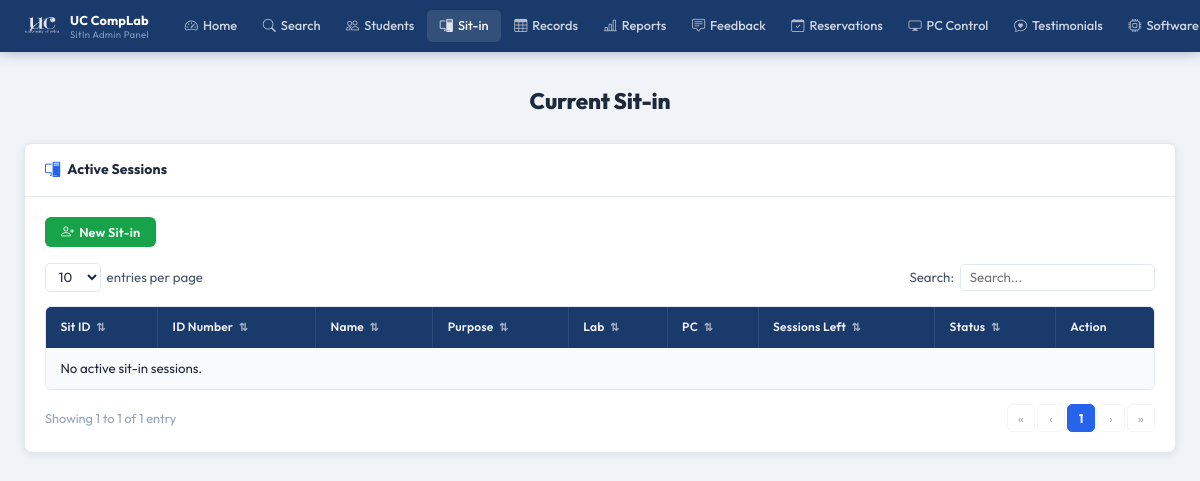
Page /pages/admin/sitin.php (signed in) on the earlier database version.
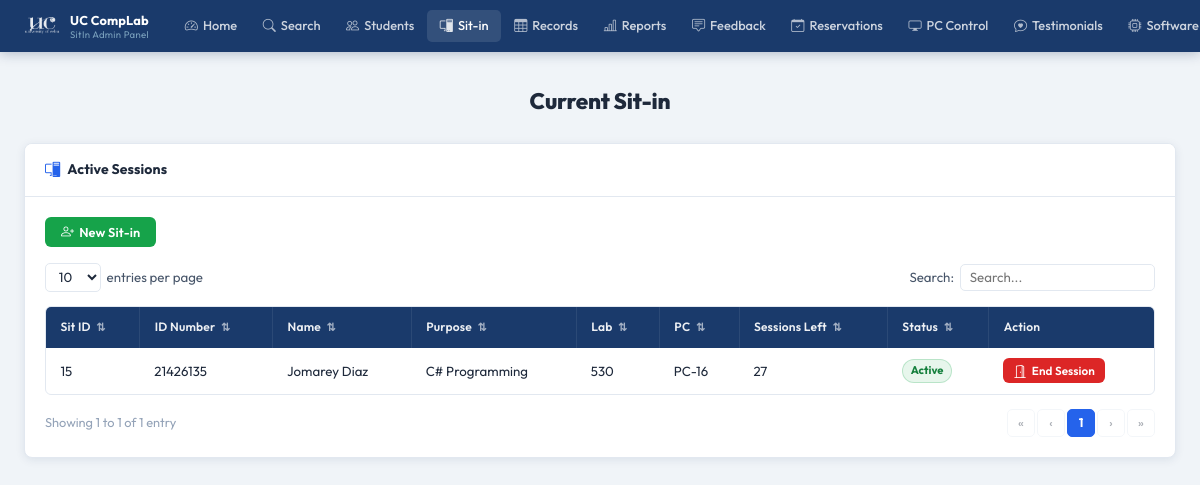
Same page on the later database version.
### tables this page shows
CREATE TABLE sit_in_logs (
            id          INTEGER PRIMARY KEY AUTOINCREMENT,
            user_id     INTEGER NOT NULL,
            lab_room    TEXT    NOT NULL,
            purpose     TEXT,
            status      TEXT    DEFAULT 'active',
            login_time  DATETIME DEFAULT CURRENT_TIMESTAMP,
            logout_time DATETIME, pc_number INTEGER,
            FOREIGN KEY (user_id) REFERENCES users(id) ON DELETE CASCADE
        );

CREATE TABLE users (
            id                 INTEGER PRIMARY KEY AUTOINCREMENT,
            first_name         TEXT    NOT NULL,
            last_name          TEXT    NOT NULL,
            middle_name        TEXT,
            student_id         TEXT    UNIQUE NOT NULL,
            course             TEXT    NOT NULL,
            course_level       INTEGER NOT NULL,
            email              TEXT    UNIQUE NOT NULL,
            address            TEXT    NOT NULL,
            password           TEXT    NOT NULL,
            remaining_sessions INTEGER DEFAULT 30,
            created_at         DATETIME DEFAULT CURRENT_TIMESTAMP
        , profile_picture TEXT, points INTEGER DEFAULT 0);

### pages/admin/sitin.php (the view, shortened to what this page needs)
<?php
$base = '../../';
$db = getDB();
$sitins = $db->query("
    SELECT s.id, u.id AS user_id, u.student_id,
           u.first_name || ' ' || u.last_name AS full_name,
           s.purpose, s.lab_room, u.remaining_sessions, s.status, s.login_time, s.pc_number
    FROM sit_in_logs s
    JOIN users u ON u.id = s.user_id
    WHERE s.logout_time IS NULL
    ORDER BY s.login_time DESC
")->fetchAll();
?>
<!DOCTYPE html>
<html lang="en">
<head>
  <link rel="stylesheet" href="<?= $base ?>assets/css/admin.css"/>
  <link rel="stylesheet" href="https://cdn.jsdelivr.net/npm/bootstrap-icons@1.11.3/font/bootstrap-icons.css"/>
</head>
<body>
<?php require_once __DIR__ . '/../../includes/admin-navbar.php'; ?>
<div class="admin-page">
  <div class="admin-inner">
    <h1 class="a-page-title">Current Sit-in</h1>
    <div class="a-card">
      <div class="a-card-header">
        <i class="bi bi-pc-display"></i> Active Sessions
      </div>
      <div class="a-card-body">
        <div style="margin-bottom:1rem;">
          <button class="a-btn a-btn-green" onclick="openModal('searchStudentModal')">
            <i class="bi bi-person-plus"></i> New Sit-in
          </button>
        </div>
        <div class="a-table-controls">
          <div class="a-entries-wrap">
            <select id="sitSelect" class="a-entries-select">
              <option>10</option><option>25</option><option>50</option>
            </select>
            <span>entries per page</span>
          </div>
          <div class="a-search-wrap">
            <label>Search:</label>
            <input type="text" id="sitSearch" class="a-search-box" placeholder="Search..."/>
          </div>
        </div>
        <div class="a-table-wrap">
          <table class="a-table" id="sitTable">
            <thead>
              <tr>
                <th class="a-sortable" data-col="0">Sit ID <span class="a-sort-icon">⇅</span></th>
                <th class="a-sortable" data-col="1">ID Number <span class="a-sort-icon">⇅</span></th>
                <th class="a-sortable" data-col="2">Name <span class="a-sort-icon">⇅</span></th>
                <th class="a-sortable" data-col="3">Purpose <span class="a-sort-icon">⇅</span></th>
                <th class="a-sortable" data-col="4">Lab <span class="a-sort-icon">⇅</span></th>
                <th class="a-sortable" data-col="5">PC <span class="a-sort-icon">⇅</span></th>
                <th class="a-sortable" data-col="6">Sessions Left <span class="a-sort-icon">⇅</span></th>
                <th class="a-sortable" data-col="7">Status <span class="a-sort-icon">⇅</span></th>
                <th>Action</th>
              </tr>
            </thead>
            <tbody id="sitBody">
              <?php if (empty($sitins)): ?>
                <tr class="a-table-empty">
                  <td colspan="9">No active sit-in sessions.</td>
                </tr>
              <?php else: ?>
                <?php foreach ($sitins as $row): ?>
                  <tr class="a-data-row">
                    <td><?= (int)$row['id'] ?></td>
                    <td><?= htmlspecialchars($row['student_id']) ?></td>
                    <td><?= htmlspecialchars($row['full_name']) ?></td>
                    <td><?= htmlspecialchars($row['purpose'] ?? '—') ?></td>
                    <td><?= htmlspecialchars($row['lab_room']) ?></td>
                    <td><?= $row['pc_number'] ? 'PC-'.str_pad($row['pc_number'],2,'0',STR_PAD_LEFT) : '—' ?></td>
                    <td><?= (int)$row['remaining_sessions'] ?></td>
                    <td><span class="a-badge badge-active">Active</span></td>
                    <td>
                      <form method="POST" action="sitin.php" style="display:inline;"
                        onsubmit="return confirm('End this session? One session will be deducted.')">
                        <button type="submit" class="a-btn a-btn-red a-btn-sm">
                          <i class="bi bi-door-open"></i> End Session
                        </button>
                      </form>
                    </td>
                  </tr>
                <?php endforeach; ?>
              <?php endif; ?>
            </tbody>
          </table>
        </div>
        <div class="a-table-footer">
          <div class="a-table-info" id="sitInfo"></div>
          <div class="a-pagination"  id="sitPag"></div>
        </div>
      </div>
    </div>
  </div>
</div>
</body>
</html>

Differences in the rows shown:
added sit_in_logs: id "15", user.student_id "21426135", full_name "Jomarey Diaz", purpose "C# Programming", lab_room "530", pc_number "16", user.remaining_sessions "27"
Other differences:
text no longer shown: "No active sit-in sessions."
